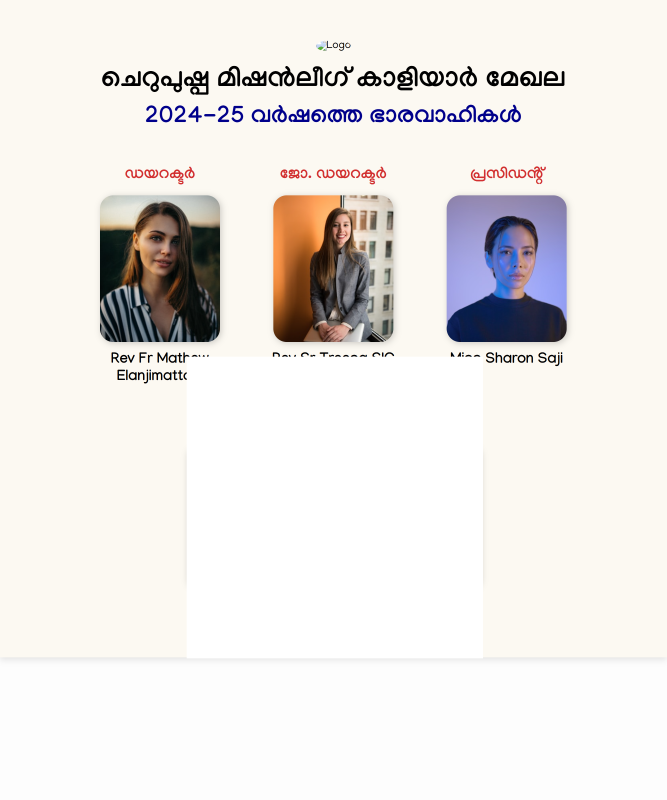
#> input picture poster.png, 2000 x 2400 px, found by its file name (shown at 1/3 size)
$ python find_laptop.py
#> lines starting #> are read from the running program, lines starting #| are printed output that depends on the picture; after the words box and inside, x2 and y2 are one past the last pixel; in counts of white or black regions, pixels touching at a corner belong together
import cv2
import numpy as np

img = cv2.imread(r'D:\cml website\poster.png')
#> img is the input picture: shape (2400, 2000, 3); mean B, G, R 229.6, 232.3, 235.5
# Search region for the laptop
roi = img[800:2000, 500:1900]
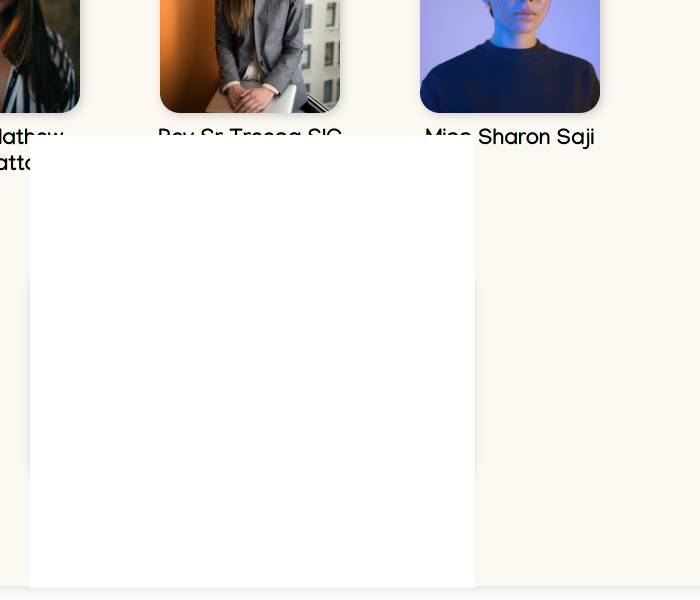
#> roi: shape (1200, 1400, 3) (shown at 1/2 size); mean B, G, R 230.1, 231.2, 233

# Bezel is blackish
gray = cv2.cvtColor(roi, cv2.COLOR_BGR2GRAY)
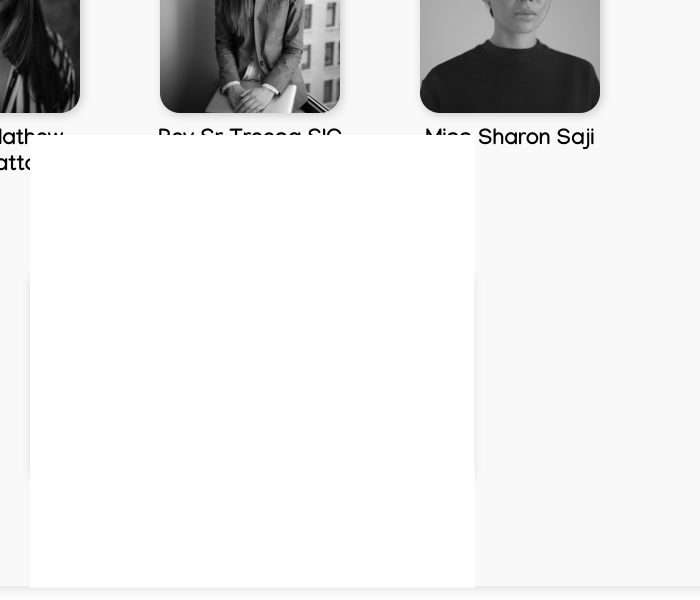
#> gray: shape (1200, 1400) (shown at 1/2 size); min 0, max 255, mean 231.6
_, thresh = cv2.threshold(gray, 40, 255, cv2.THRESH_BINARY_INV)
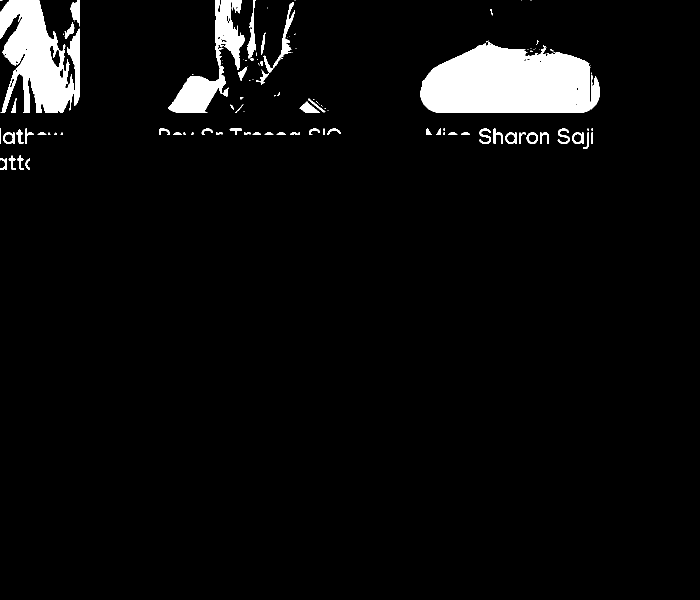
#> thresh: shape (1200, 1400) (shown at 1/2 size); 4.8% white; 117 white regions (61 under 20 px)

# Find contours in the inverted threshold (black becomes white)
contours, _ = cv2.findContours(thresh, cv2.RETR_CCOMP, cv2.CHAIN_APPROX_SIMPLE)
#> contours = 189 contours, 123 with area under 20; largest, box (x1, y1, x2, y2) and area: (840, 84, 1181, 226) 38248, (0, 0, 160, 226) 21551, (336, 0, 489, 226) 9370, (512, 4, 590, 170) 1199, (1181, 149, 1200, 219) 757

best_rect = None
max_area = 0

for c in contours:
    x, y, w, h = cv2.boundingRect(c)
    area = w * h
    if area > 100000:  # Large enough to be the screen
        # The screen's inner aspect ratio is usually around 1.5 to 1.7
        aspect = float(w)/h
        if 1.4 < aspect < 1.8:
            if area > max_area:
                max_area = area
                best_rect = (x, y, w, h)
#> this loop made 189 passes
#> (x, y, w, h, area) on passes 1 to 3: (51, 317, 9, 23, 207), (0, 317, 14, 23, 322), (34, 311, 14, 29, 406)
#> after the loop, max_area = 0

if best_rect:
    x, y, w, h = best_rect
    # These coordinates are relative to ROI
    global_x = x + 500
    global_y = y + 800
    print(f"Found laptop inner screen approx: x={global_x}, y={global_y}, w={w}, h={h}")

    # We want to paste the screenshot here.
    # But wait, is it the inner screen or outer bezel?
    # Since we inverted, the black bezel is white, so the bounding box is the outer bezel.
    # To find the INNER screen, we can look at the hierarchy or just guess the bezel width.

    # Let's save a test image with a red rectangle to verify
    img_test = img.copy()
    cv2.rectangle(img_test, (global_x, global_y), (global_x+w, global_y+h), (0, 0, 255), 3)
    cv2.imwrite(r'C:\Users\Acer\.gemini\antigravity\brain\3acdb68f-4f4c-4559-9d1a-0a0e231ca262\test_bezel.png', img_test)
    print("Saved test_bezel.png")
else:
    print("Failed to find bezel.")
